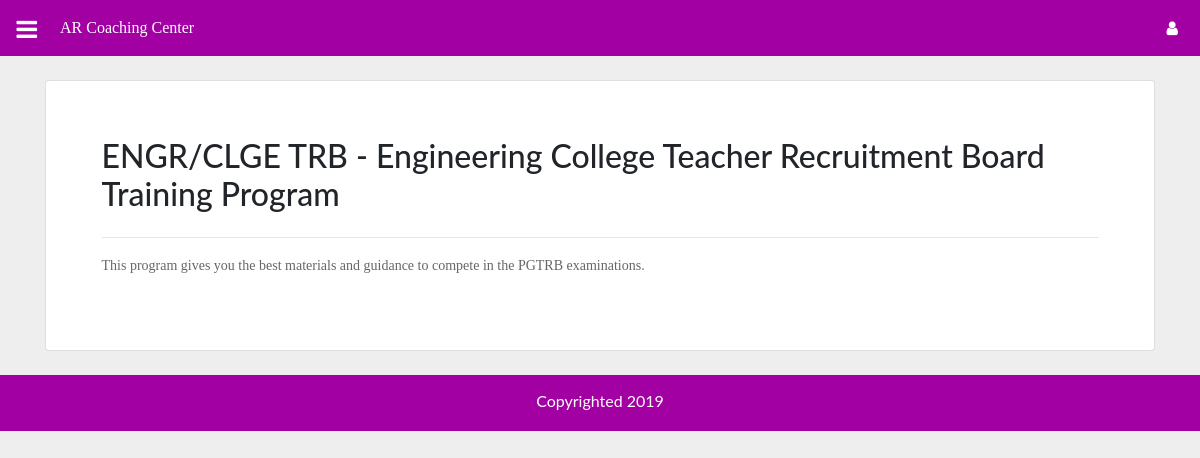
Page /m/engrtrb/ on the earlier database version.
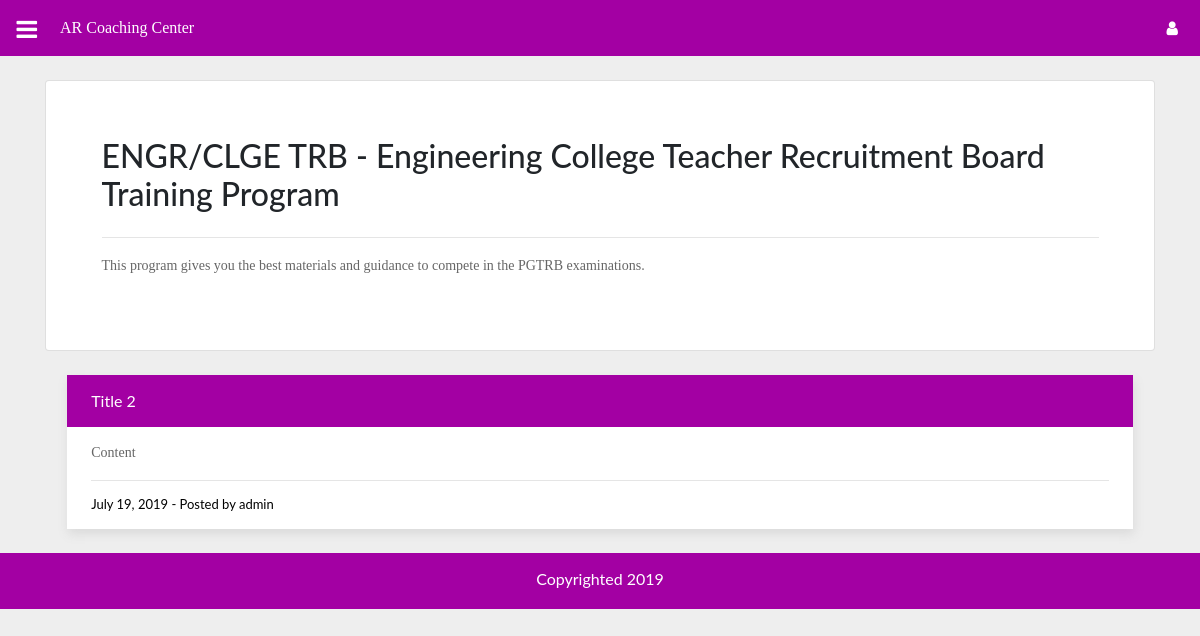
Same page on the later database version.
### blog/models.py (models this page shows, shortened)
class Post(models.Model):
	CHOICES=(('PG-TRB','PG-TRB'),('POLY-TRB','POLY-TRB'),('ENGR-TRB','ENGR-TRB'),('TNSET','TNSET'))
	title = models.CharField(max_length=255)
	content = RichTextField()
	date_posted = models.DateTimeField(default=timezone.now)
	author = models.ForeignKey(User, on_delete=models.CASCADE)
	tag =  models.CharField(max_length=255, choices=CHOICES, null=False)
	link = models.CharField(max_length=255, blank=True)

### blog/mviews.py (the view)
# urls.py: path('engrtrb/', views.engrtrb, name='engrtrb'),
def engrtrb(request):
    context={
        'posts': Post.objects.filter(tag='ENGR-TRB'),
        'announces': Announcement.objects.all().order_by('-id')[:7]
    }
    return render(request, "posts/mobile/engrtrb.html",context)

### blog/templates/posts/mobile/engrtrb.html (shortened to what this page needs)
{% extends "blog/mobile/base.html" %}
{% block content %}
<br>
<div class="card" style="padding: 5%">
    <h2>ENGR/CLGE TRB - Engineering College Teacher Recruitment Board Training Program</h2>
    <hr>
    <p>This program gives you the best materials and guidance to compete in the PGTRB examinations.</p>
</div>
<br>
<div style="width: 100%;">
    {% for Post in posts reversed %}
    <div class="post-body">
        <div class="post-head">{{Post.title}}</div>
        <div class="post-content">
            {{Post.content|safe}}
        </div>
        <div class="post-sub">{{Post.date_posted|date:"F d, Y"}} - Posted by {{Post.author}}</div>
    </div><br>
    {% endfor %}
</div>
{% endblock content %}

Differences in the rows shown:
added Post: title "Title 2", content "Content", date_posted "July 19, 2019", author "admin"
